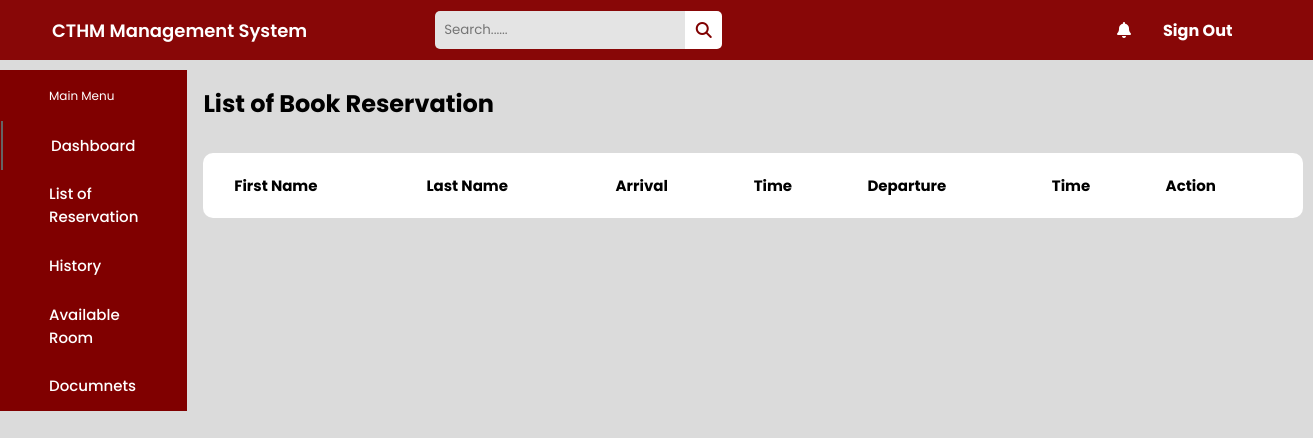
Page /Dashboard/list (signed in) on the earlier database version.
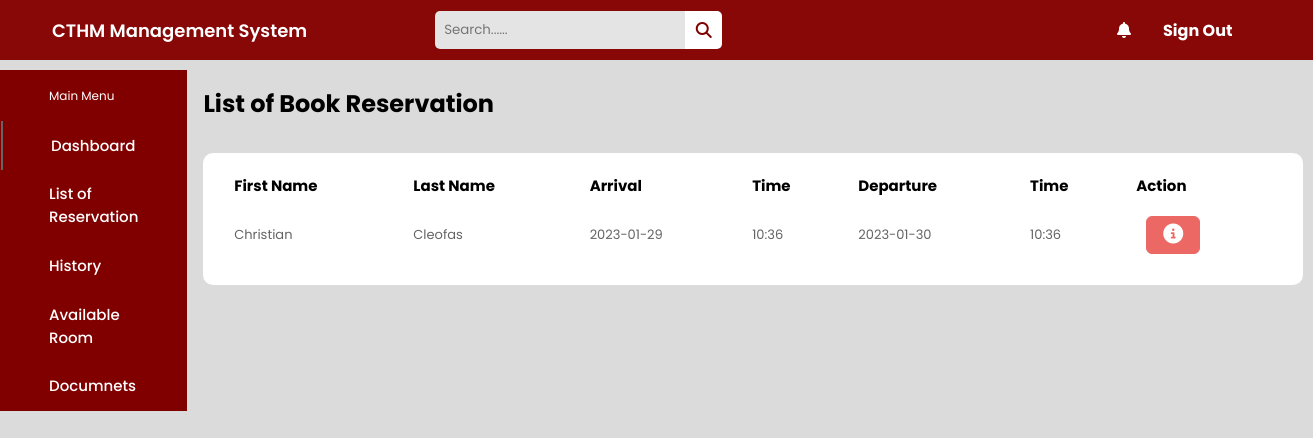
Same page on the later database version.
### HomePage/models.py (models this page shows, shortened)
class Reservation(models.Model):
    fname = models.CharField(max_length=50)
    lname = models.CharField(max_length=50)
    address = models.CharField(max_length=70)
    city = models.CharField(max_length=70)
    province = models.CharField(max_length=70)
    postal = models.CharField(max_length=50)
    email = models.CharField(max_length=50)
    phone = models.CharField(max_length=50)
    arrival_date = models.CharField(max_length=50)
    arrival_time = models.CharField(max_length=50)
    departure_date = models.CharField(max_length=50)
    departure_time = models.CharField(max_length=50)
    number_person = models.CharField(max_length=50)
    message = models.CharField(max_length=80)

### Dashboard/views.py (the view)
# urls.py: path('list', views.list, name='list'),
def list(request):
    return render(request, 'Dashboard/list.html', {
        'reservation' : Reservation.objects.all(),
    })

### Dashboard/templates/Dashboard/list.html (shortened to what this page needs)
{% load static %}
<!DOCTYPE html>
<html lang="en">
<head>
    <link rel="stylesheet" href="{% static 'css/list.css' %}">
    <link rel="stylesheet" href="https://cdnjs.cloudflare.com/ajax/libs/font-awesome/6.2.0/css/all.min.css" />
</head>
<body>
    {% if user.is_authenticated %}
    <header class="header">
        <div class="logo">
            <a href="#">CTHM Management System</a>
            <div class="search_box">
                <input type="text" placeholder="Search......">
                <i class="fa-sharp fa-solid fa-magnifying-glass"></i>
            </div>
        </div>
        <div class="header-icons">
            <i class="fas fa-bell"></i>
            <div class="account">
                <form action="signout" method="POST">
                    <a href="">
                        <h4>Sign Out</h4>
                    </a>
                </form>
            </div>
        </div>
    </header>
    <div class="container">
        <nav style="background-color: maroon;">
            <div class="side_navbar" style="color: #ffff;">
                <span style="color: #fff;">Main Menu</span>
                <a style="color: #ffff;" href="{% url 'dashboard' %}" class="active">Dashboard</a>
                <a style="color: #ffff;" href="{% url 'list' %}">List of Reservation</a>
                <a style="color: #ffff;" href="#">History</a>
                <a style="color: #ffff;" href="#">Available Room</a>
                <a style="color: #ffff;" href="#">Documnets</a>
            </div>
        </nav>
        <div class="main-body">
            <h2>List of Book Reservation</h2>
            <div class="history_lists">
                <div class="list1">
                    <table>
                        <thead>
                            <tr>
                                <th>First Name</th>
                                <th>Last Name</th>
                                <th>Arrival</th>
                                <th>Time</th>
                                <th>Departure</th>
                                <th>Time</th>
                                <th>Action</th>
                            </tr>
                        </thead>
                        {% if reservation %}
                        <tbody>
                            {% for item in reservation %}
                            <tr>
                                <td>{{ item.fname }}</td>
                                <td>{{ item.lname }}</td>
                                <td>{{ item.arrival_date }}</td>
                                <td>{{ item.arrival_time }}</td>
                                <td>{{ item.departure_date }}</td>
                                <td>{{ item.departure_time }}</td>
                                <td>
                                    <button type="button" class="btn btn-primary me-1" href="{% url 'list_item' item.id %}" data-bs-toggle="modal" data-bs-target="#myModal{{reservation.id}}">
                                        <i class="fa-solid fa-circle-info fa-lg"></i>
                                    </button>
                                </td>
                            </tr>
                            {% endfor %}
                        </tbody>
                        {% endif %}
                    </table>
                </div>
            </div>
        </div>
    </div>
    {% endif %}
</body>
</html>

Differences in the rows shown:
added Reservation: fname "Christian", lname "Cleofas", arrival_date "2023-01-29", arrival_time "10:36", departure_date "2023-01-30", departure_time "10:36"
